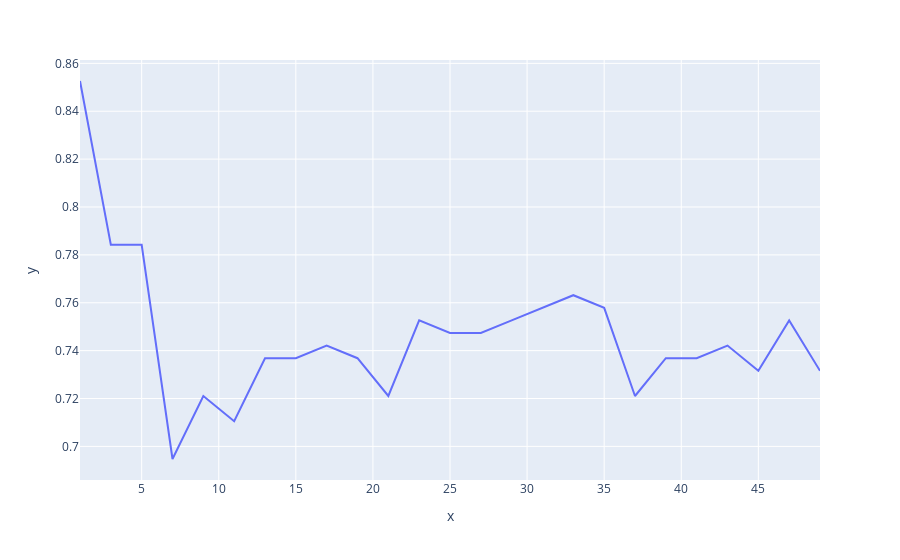

Source (notebook cell):
### Code cell
px.line(x=k_values, y=accuracy_values)

### Figure 1 — Plotly figure (JSON) as saved in the notebook; plotly's stock layout.template omitted (floating-point values rounded to 4 significant figures)
{"data": [{"hovertemplate": "x=%{x}<br>y=%{y}<extra></extra>", "legendgroup": "", "line": {"color": "#636efa", "dash": "solid"}, "marker": {"symbol": "circle"}, "mode": "lines", "name": "", "orientation": "v", "showlegend": false, "type": "scatter", "x": [1, 3, 5, 7, 9, 11, 13, 15, 17, 19, 21, 23, 25, 27, 29, 31, 33, 35, 37, 39, 41, 43, 45, 47, 49], "xaxis": "x", "y": [0.8526, 0.7842, 0.7842, 0.6947, 0.7211, 0.7105, 0.7368, 0.7368, 0.7421, 0.7368, 0.7211, 0.7526, 0.7474, 0.7474, 0.7526, 0.7579, 0.7632, 0.7579, 0.7211, 0.7368, 0.7368, 0.7421, 0.7316, 0.7526, 0.7316], "yaxis": "y"}], "layout": {"legend": {"tracegroupgap": 0}, "margin": {"t": 60}, "xaxis": {"anchor": "y", "domain": [0, 1], "title": {"text": "x"}}, "yaxis": {"anchor": "x", "domain": [0, 1], "title": {"text": "y"}}}}
